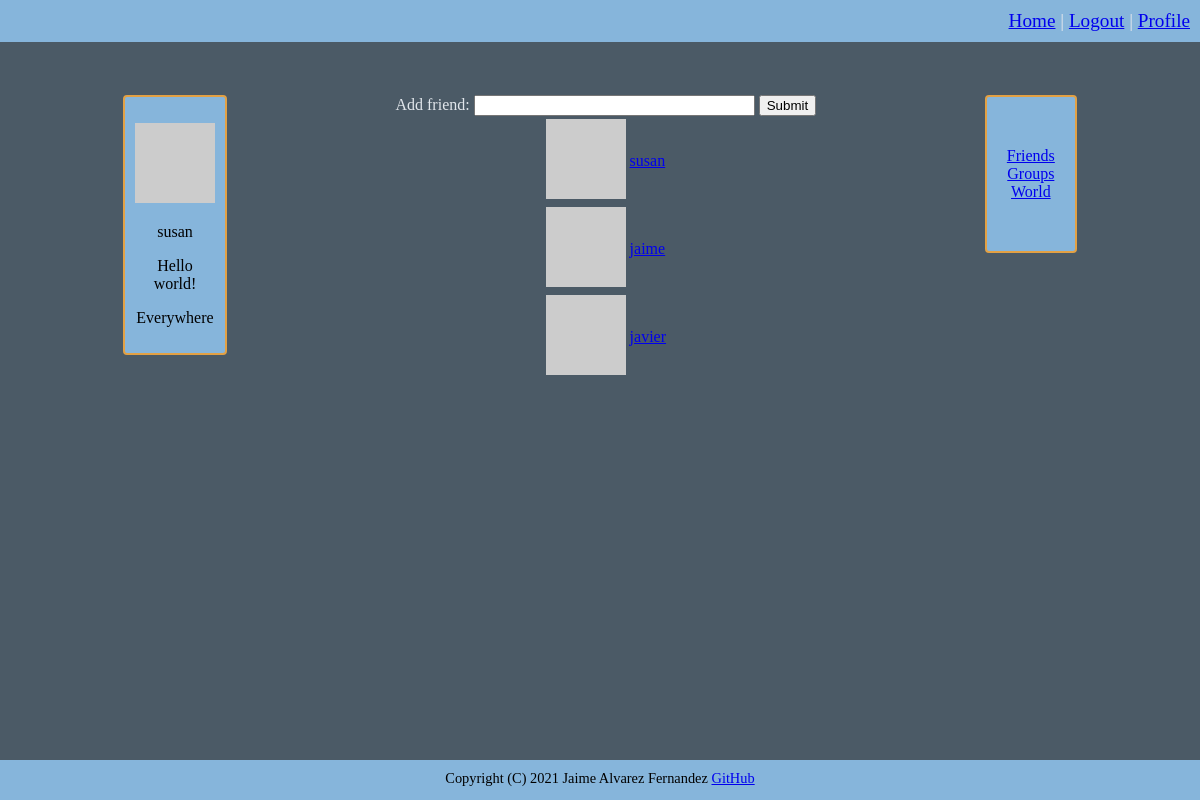
Page /friends (signed in) on the committed database.
### connect/models.py (models this page shows, shortened)
class User(UserMixin, db.Model):
    id = db.Column(db.Integer, primary_key=True)
    username = db.Column(db.String(64), index=True, unique=True)
    email = db.Column(db.String(120), index=True, unique=True)
    password = db.Column(db.String(128))
    about_me = db.Column(db.String(140))
    location = db.Column(db.String(64))
    website = db.Column(db.String(120))
    last_seen = db.Column(db.DateTime, default=datetime.datetime.utcnow)
    posts = db.relationship('Posts', backref='author', lazy='dynamic')
    friends = db.relationship('Friends', backref='anchor', lazy='dynamic')
    def avatar(self, size):
        digest = md5(self.email.lower().encode('utf-8')).hexdigest()
        return f'https://www.gravatar.com/avatar/{digest}?d=identicon&s={size}'

class Friends(db.Model):
    id = db.Column(db.Integer, primary_key=True)
    friend_id = db.Column(db.String(64), index=True, unique=True)
    user_id = db.Column(db.Integer, db.ForeignKey('user.id'))
    def avatar(self, size):
        user = User.query.filter_by(username=self.friend_id).first()
        digest = md5(user.email.encode('utf-8')).hexdigest()
        return f'https://www.gravatar.com/avatar/{digest}?d=identicon&s={size}'

### connect/routing.py (the view)
@app.route('/friends', methods=['GET', 'POST'])
@flask_login.login_required
def friends():
    form = forms.AddFriend()
    if form.validate_on_submit():
        friend = models.User.query.filter_by(username=form.friend_id.data).first()
        f = models.Friends(friend_id=friend.username, anchor=flask_login.current_user)
        db.session.add(f)
        db.session.commit()
    all_friends = models.Friends.query.all()
    return flask.render_template('friends.html', friends=all_friends, title='Friends', form=form)

### connect/forms.py (shortened to what this page needs)
class AddFriend(FlaskForm):
    friend_id = wtforms.StringField('Add friend', validators=[validators.DataRequired()])
    submit = wtforms.SubmitField('Submit')

### connect/models.py (called while the page is built)
@login.user_loader
def load_user(user_id):
    return User.query.get(int(user_id))

### connect/routing.py (called while the page is built)
@app.before_request
def before_request():
    if flask_login.current_user.is_authenticated:
        flask_login.current_user.last_seen = datetime.datetime.utcnow()
        db.session.commit()

### connect/templates/friends.html (shortened to what this page needs)
{% extends "general_template.html" %}
{% block content %}
<div>
    <form action="" method="post" novalidate>
        {{ form.friend_id.label }}:
        {{ form.friend_id(size=32, autocomplete=off) }}
        {{ form.submit() }}<br>
    </form>
</div>
<div>
    <table>
        {% for friend in friends %}
            <tr>
                <td><img src="{{ friend.avatar(36) }}"></td>
                <td><a href="{{ url_for('user_messages', username=friend.friend_id) }}">{{ friend.friend_id }}</a></td>
            </tr>
        {% endfor %}
    </table>
</div>
{% endblock %}

### connect/templates/_profile.html (shortened to what this page needs)
<p>
    <img src="{{ current_user.avatar(128) }}">
</p>
<p>
    {{ current_user.username }}
</p>
<p>
    {% if current_user.about_me is not none %}
    {{ current_user.about_me }}
    {% endif %}
</p>
<p>
    {% if current_user.location is not none %}
    {{ current_user.location }}
    {% endif %}
</p>

### connect/static/css/style.css (style rules this page uses)
body { font-family: Verdana; background: #4b5a66; color: #e1e6eb; min-height: 100vh; margin: 0; }
body { display:flex; flex-direction:column; }

### rows in the picture
User: username "susan", about_me "Hello world!", location "Everywhere"
Friends: friend_id "susan"
Friends: friend_id "jaime"
Friends: friend_id "javier"
